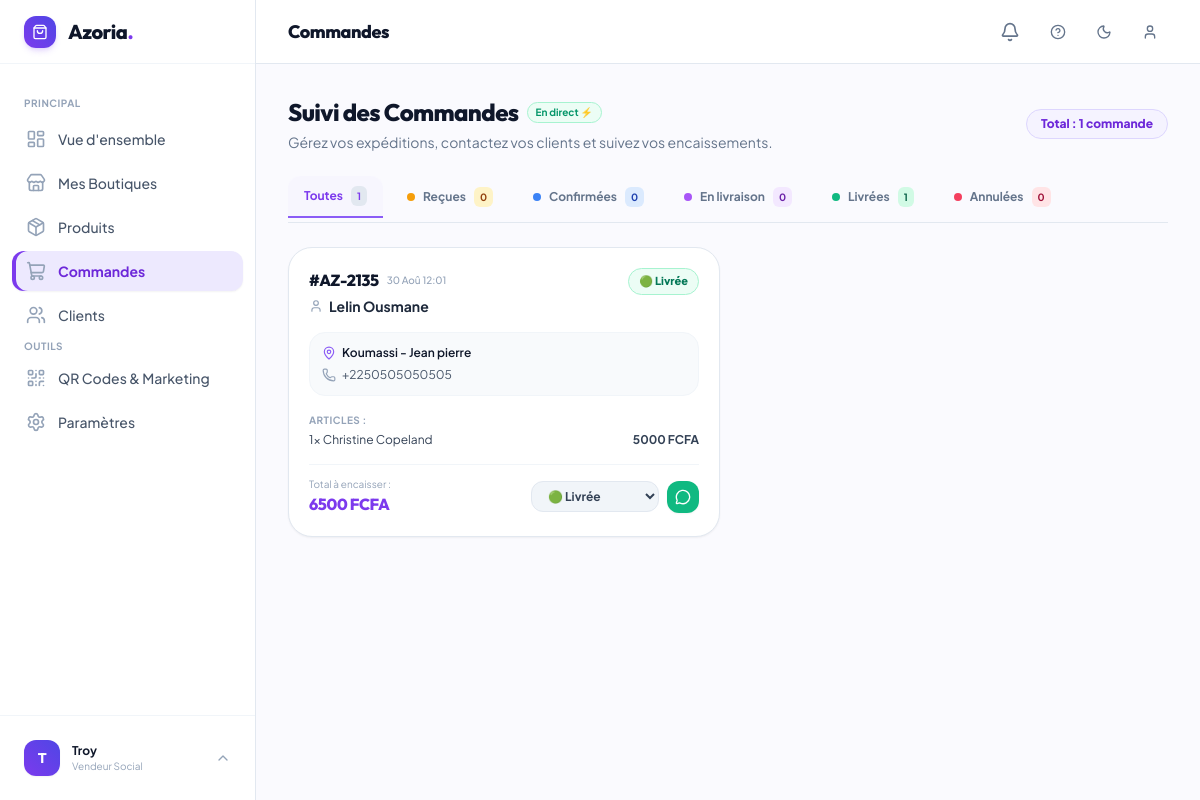
/boutique/commandes/ (signed in), run on an earlier commit of the app's database.
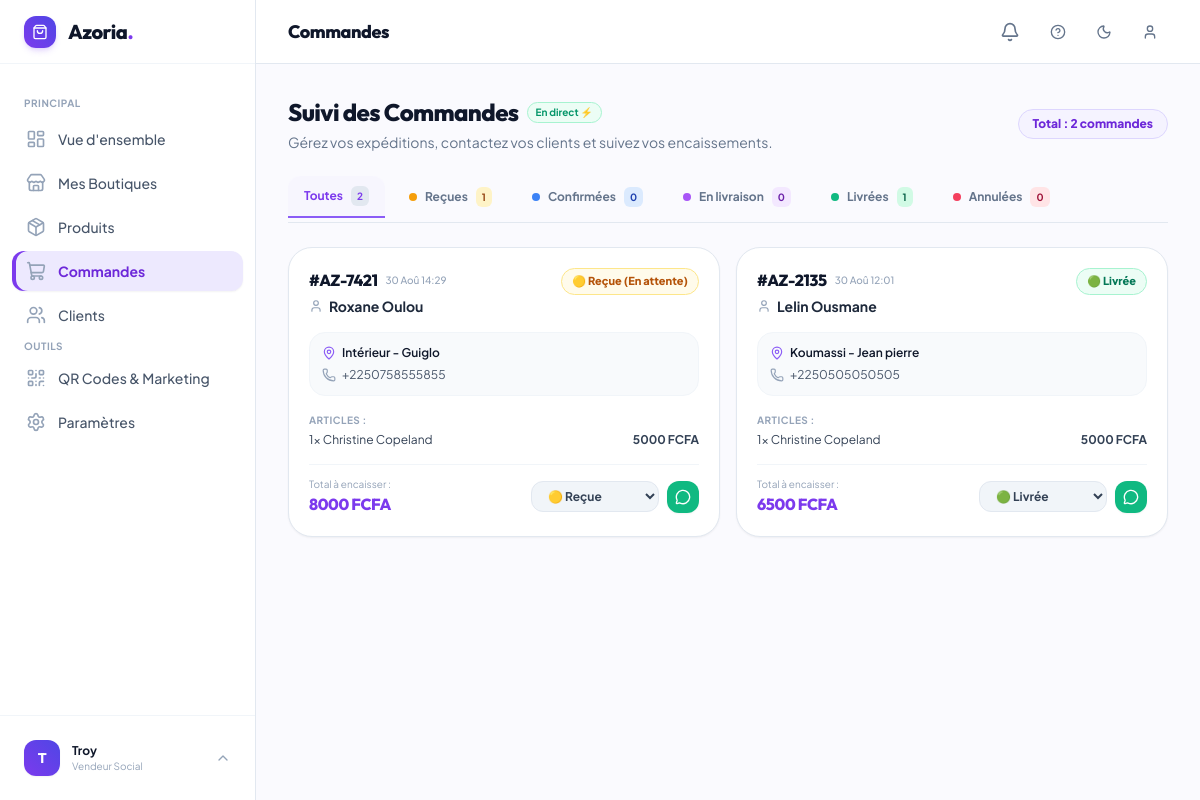
And on a later commit of the database.
### apps/shop/models.py (models this page shows, shortened)
class Order(models.Model):
    STATUS_CHOICES = [
        ('pending', '🟡 Reçue (En attente)'),
        ('confirmed', '🔵 Confirmée'),
        ('shipped', '🟣 En livraison / En route'),
        ('delivered', '🟢 Livrée'),
        ('cancelled', '🔴 Annulée'),
    ]
    PAYMENT_CHOICES = [
        ('livraison', 'Paiement à la livraison (Cash)'),
        ('wave', 'Wave'),
        ('orange_money', 'Orange Money'),
        ('mtn', 'MTN Mobile Money'),
        ('moov', 'Moov Money'),
    ]
    uuid = models.UUIDField(default=uuid.uuid4, editable=False, unique=True)
    order_number = models.CharField(max_length=30, unique=True, editable=False, verbose_name=_("Numéro de commande"))
    shop = models.ForeignKey(Shop, on_delete=models.CASCADE, related_name='orders', verbose_name=_("Boutique"))
    customer_name = models.CharField(max_length=120, verbose_name=_("Nom du client"))
    customer_phone = models.CharField(max_length=30, verbose_name=_("Téléphone WhatsApp"))
    customer_city = models.CharField(max_length=80, verbose_name=_("Commune / Ville"))
    customer_address = models.CharField(max_length=255, verbose_name=_("Précision adresse / Carrefour / Repère"))
    notes = models.TextField(blank=True, verbose_name=_("Instructions spéciales"))
    subtotal = models.DecimalField(max_digits=12, decimal_places=2, default=0.00, verbose_name=_("Sous-total (FCFA)"))
    delivery_fee = models.DecimalField(max_digits=10, decimal_places=2, default=0.00, verbose_name=_("Frais de livraison (FCFA)"))
    total_amount = models.DecimalField(max_digits=12, decimal_places=2, default=0.00, verbose_name=_("Total TTC (FCFA)"))
    status = models.CharField(max_length=20, choices=STATUS_CHOICES, default='pending', verbose_name=_("Statut"))
    payment_method = models.CharField(max_length=30, choices=PAYMENT_CHOICES, default='livraison', verbose_name=_("Mode de paiement"))
    created_at = models.DateTimeField(auto_now_add=True, verbose_name=_("Date de commande"))
    updated_at = models.DateTimeField(auto_now=True, verbose_name=_("Dernière mise à jour"))
    class Meta:
        verbose_name = _("Commande")
        verbose_name_plural = _("Commandes")
        ordering = ['-created_at']

class OrderItem(models.Model):
    order = models.ForeignKey(Order, on_delete=models.CASCADE, related_name='items', verbose_name=_("Commande"))
    product = models.ForeignKey(ShopProduct, on_delete=models.SET_NULL, null=True, blank=True, related_name='order_items', verbose_name=_("Produit"))
    product_name = models.CharField(max_length=150, verbose_name=_("Nom du produit au moment de l'achat"))
    unit_price = models.DecimalField(max_digits=10, decimal_places=2, verbose_name=_("Prix unitaire (FCFA)"))
    quantity = models.PositiveIntegerField(default=1, verbose_name=_("Quantité"))
    total_price = models.DecimalField(max_digits=12, decimal_places=2, verbose_name=_("Total ligne (FCFA)"))
    class Meta:
        verbose_name = _("Article de commande")
        verbose_name_plural = _("Articles de commande")

### apps/shop/views.py (the view)
# urls.py: path('commandes/', views.order_list, name='order_list'),
@login_required
def order_list(request):
    shop = Shop.objects.filter(owner=request.user).first()
    if not shop:
        messages.warning(request, "Veuillez d'abord créer une boutique.")
        return redirect('core:dashboard')
    status_filter = request.GET.get('status', '')
    all_orders = Order.objects.filter(shop=shop)
    all_count = all_orders.count()
    pending_count = all_orders.filter(status='pending').count()
    confirmed_count = all_orders.filter(status='confirmed').count()
    shipped_count = all_orders.filter(status='shipped').count()
    delivered_count = all_orders.filter(status='delivered').count()
    cancelled_count = all_orders.filter(status='cancelled').count()
    if status_filter:
        orders = all_orders.filter(status=status_filter)
    else:
        orders = all_orders
    return render(request, 'shop/order_list.html', {
        'shop': shop,
        'orders': orders,
        'status_filter': status_filter,
        'all_count': all_count,
        'pending_count': pending_count,
        'confirmed_count': confirmed_count,
        'shipped_count': shipped_count,
        'delivered_count': delivered_count,
        'cancelled_count': cancelled_count,
    })

### templates/shop/order_list.html (shortened to what the changed rows need)
{% extends 'core/base_dashboard.html' %}
{% block header_title %}Commandes{% endblock %}
{% block content %}
<div class="max-w-6xl mx-auto pb-12 space-y-6"
     id="orders-live-container"
     hx-get="{% url 'shop:order_list' %}{% if status_filter %}?status={{ status_filter }}{% endif %}"
     hx-trigger="every 10s"
     hx-select="#orders-live-container"
     hx-target="#orders-live-container"
     hx-swap="outerHTML"
     x-data="{ currentTab: '{{ status_filter|default:'all' }}' }">
    <div class="flex flex-col sm:flex-row sm:items-center justify-between gap-4">
        <div>
            <div class="flex items-center gap-2">
                <h1 class="font-heading text-2xl font-extrabold text-slate-900 dark:text-white tracking-tight">Suivi des Commandes</h1>
            </div>
        </div>
        <div class="flex items-center gap-2">
            <span class="px-3.5 py-1.5 rounded-full bg-brand-50 dark:bg-slate-800 border border-brand-200 dark:border-slate-700 text-brand-700 dark:text-brand-400 font-extrabold text-xs">
                Total : {{ orders.count }} commande{{ orders.count|pluralize }}
            </span>
        </div>
    </div>
    <div class="flex items-center gap-2 overflow-x-auto pb-1 no-scrollbar border-b border-slate-200 dark:border-slate-700">
        <a href="{% url 'shop:order_list' %}"
           class="px-4 py-2.5 rounded-t-xl text-xs font-bold whitespace-nowrap transition-colors flex items-center gap-2 {% if not status_filter %}border-b-2 border-brand-500 text-brand-600 dark:text-brand-400 bg-brand-50/50 dark:bg-slate-800{% else %}text-slate-500 hover:text-slate-900 dark:hover:text-white{% endif %}">
            <span>Toutes</span>
            <span class="px-1.5 py-0.5 rounded-md bg-slate-200 dark:bg-slate-700 text-[10px]">{{ all_count }}</span>
        </a>
        <a href="{% url 'shop:order_list' %}?status=pending"
           class="px-4 py-2.5 rounded-t-xl text-xs font-bold whitespace-nowrap transition-colors flex items-center gap-2 {% if status_filter == 'pending' %}border-b-2 border-amber-500 text-amber-600 bg-amber-50/50 dark:bg-slate-800{% else %}text-slate-500 hover:text-slate-900 dark:hover:text-white{% endif %}">
            <span class="w-2 h-2 rounded-full bg-amber-500"></span>
            <span>Reçues</span>
            <span class="px-1.5 py-0.5 rounded-md bg-amber-100 text-amber-800 text-[10px]">{{ pending_count }}</span>
        </a>
    </div>
    {% if orders %}
    <div class="grid grid-cols-1 md:grid-cols-2 gap-4">
        {% for order in orders %}
        {% include 'shop/partials/order_card.html' %}
        {% endfor %}
    </div>
    {% endif %}
</div>
{% endblock %}

### templates/shop/partials/order_card.html (shortened to what the changed rows need)
<div class="bg-white dark:bg-slate-800 rounded-3xl p-5 border border-slate-200 dark:border-slate-700 shadow-sm hover:shadow-md transition-all flex flex-col justify-between space-y-4 relative" id="order-card-{{ order.uuid }}">
    <div class="flex items-start justify-between gap-3">
        <div>
            <div class="flex items-center gap-2">
                <span class="font-heading font-extrabold text-base text-slate-900 dark:text-white">{{ order.order_number }}</span>
                <span class="text-[10px] text-slate-400 font-medium">{{ order.created_at|date:"d M H:i" }}</span>
            </div>
            <div class="font-bold text-sm text-slate-800 dark:text-slate-200 mt-1 flex items-center gap-1.5">
                <i data-lucide="user" class="w-3.5 h-3.5 text-slate-400"></i>
                <span>{{ order.customer_name }}</span>
            </div>
        </div>
        <span class="px-2.5 py-1 rounded-full text-[11px] font-extrabold
            {% if order.status == 'pending' %}bg-amber-50 text-amber-700 border border-amber-200
            {% elif order.status == 'confirmed' %}bg-blue-50 text-blue-700 border border-blue-200
            {% elif order.status == 'shipped' %}bg-purple-50 text-purple-700 border border-purple-200
            {% elif order.status == 'delivered' %}bg-emerald-50 text-emerald-700 border border-emerald-200
            {% else %}bg-rose-50 text-rose-700 border border-rose-200{% endif %}">
            {{ order.get_status_display }}
        </span>
    </div>
    <div class="p-3 rounded-2xl bg-slate-50 dark:bg-slate-900/50 border border-slate-100 dark:border-slate-700/60 text-xs space-y-1.5 text-slate-600 dark:text-slate-300">
        <div class="flex items-center gap-1.5 font-semibold text-slate-900 dark:text-white">
            <i data-lucide="map-pin" class="w-3.5 h-3.5 text-brand-500 shrink-0"></i>
            <span>{{ order.customer_city }} - {{ order.customer_address }}</span>
        </div>
        <div class="flex items-center gap-1.5">
            <i data-lucide="phone" class="w-3.5 h-3.5 text-slate-400 shrink-0"></i>
            <span>{{ order.customer_phone }}</span>
        </div>
    </div>
    <div class="space-y-1 text-xs">
        <p class="text-[10px] font-bold uppercase tracking-wider text-slate-400">Articles :</p>
        {% for item in order.items.all %}
        <div class="flex justify-between text-slate-700 dark:text-slate-300">
            <span>{{ item.quantity }}x {{ item.product_name }}</span>
            <span class="font-bold">{{ item.total_price|floatformat:0 }} FCFA</span>
        </div>
        {% endfor %}
    </div>
    <div class="pt-3 border-t border-slate-100 dark:border-slate-700 flex flex-col sm:flex-row items-center justify-between gap-3">
        <div>
            <div class="text-[10px] text-slate-400">Total à encaisser :</div>
            <div class="font-heading font-extrabold text-base text-brand-600 dark:text-brand-400">{{ order.total_amount|floatformat:0 }} FCFA</div>
        </div>
        <div class="flex items-center gap-2 w-full sm:w-auto">
            <select hx-post="{% url 'shop:order_status_update' order.uuid %}"
                    hx-target="#order-card-{{ order.uuid }}"
                    hx-swap="outerHTML"
                    hx-headers='{"X-CSRFToken": "{{ csrf_token }}"}'
                    name="status"
                    class="px-3 py-1.5 rounded-xl text-xs font-bold bg-slate-100 dark:bg-slate-700 text-slate-700 dark:text-slate-200 border border-slate-200 dark:border-slate-600 outline-none">
                <option value="pending" {% if order.status == 'pending' %}selected{% endif %}>🟡 Reçue</option>
                <option value="delivered" {% if order.status == 'delivered' %}selected{% endif %}>🟢 Livrée</option>
            </select>
            <a href="https://wa.me/{{ order.customer_phone|cut:' '|cut:'+' }}?text=Bonjour%20{{ order.customer_name|urlencode }},%20je%20suis%20le%20vendeur%20de%20la%20boutique%20{{ shop.name|urlencode }}.%20Je%20vous%20contacte%20concernant%20votre%20commande%20{{ order.order_number }}."
               target="_blank"
               class="p-2 rounded-xl bg-emerald-500 hover:bg-emerald-600 text-white shadow-sm transition-colors"
               title="Écrire au client sur WhatsApp">
                <i data-lucide="message-circle" class="w-4 h-4"></i>
            </a>
        </div>
    </div>
</div>

What changed in the data, as far as the page shows it:
added Order: order_number "#AZ-7421", created_at "30 Aoû 14:29", customer_name "Roxane Oulou", status "🟡 Reçue (En attente)", customer_city "Intérieur", customer_address "Guiglo", customer_phone "+2250758555855", total_amount "8000", status "🟡 Reçue"
added OrderItem: quantity "1", product_name "Christine Copeland", total_price "5000", shown under "#AZ-7421"
Also different on the page:
{{ orders.count }}: "1" → "2"
{{ all_count }}: "1" → "2"
{{ pending_count }}: "0" → "1"
